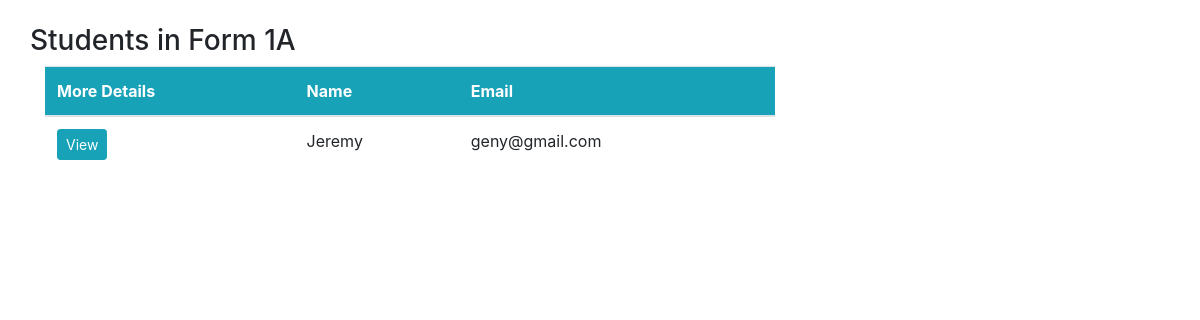
/form1a/, run on an earlier commit of the app's database.
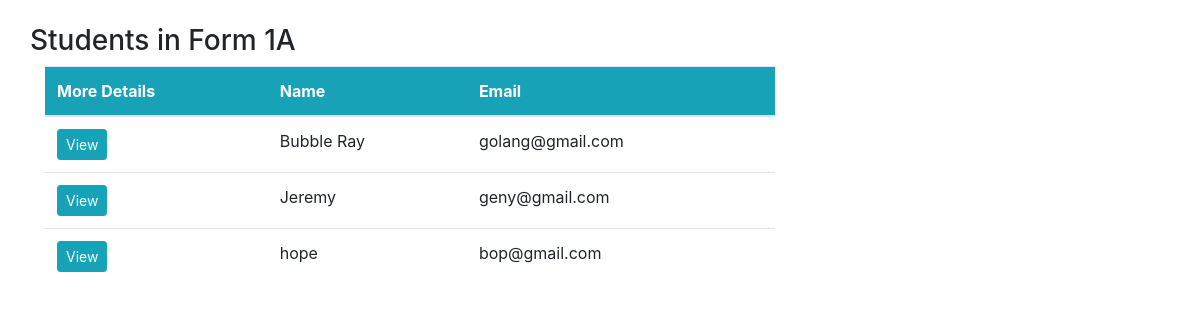
And on a later commit of the database.
### app/models.py (models this page shows, shortened)
class Student(models.Model):
    name = models.CharField(max_length=20)
    email = models.EmailField()
    reg_num = models.CharField(max_length=3,null=True)
    date = models.DateTimeField(default=timezone.now)
    stream_name = models.ForeignKey(Stream, on_delete=models.CASCADE,null=True)
    photo = models.ImageField(upload_to='images/',null=True,blank=True)
    class Meta:
         ordering = ['-date']

### app/views.py (the view)
# urls.py: path('form1a/',views.formA,name='oneA'),
def formA(request):
    students = Student.objects.filter(stream_name__stream_name='Form 1A')
    return render(request, 'form1a.html',locals())

### app/templates/form1a.html (shortened to what this page needs)
{%extends 'base.html' %}
{% block content%}
  <div class="container">
    <div class="row my-4">
      <h3 style="text-align: center;">Students in Form 1A </h3>
        <div class="col-md-4"></div>
        <div class="col-md-8">
<table class="table bg-white">
  <thead class="bg-info">
    <tr class="text-white">
      <th scope="col">More Details</th>
      <th scope="col">Name</th>
      <th scope="col">Email</th>
    </tr>
  </thead>
  <tbody>
    <tr>
      {% for stu in students %}
      <th scope="row">
        <a class= "btn btn-info btn-sm" href="{% url 'student-det' stu.id %}">View</a>
      </th>
      <td>{{stu.name}}</td>
      <td>{{stu.email}}</td>
    </tr>
    {% endfor %}
  </tbody>
</table>
</div>
</div>
</div>
{% endblock %}

What changed in the data, as far as the page shows it:
now on this page (row edited): Student: name "Bubble Ray", email "golang@gmail.com"
now on this page (row edited): Student: name "hope", email "bop@gmail.com"
